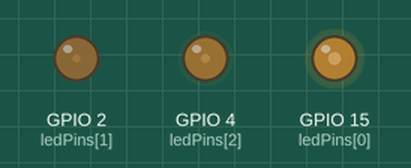
The sketch below on a simulated ESP32. Shown: output pins drawn as LEDs (lit = HIGH). Random numbers use the default seed unless the sketch sets one.

Above: at 0.1 s.
At 5.1 s:
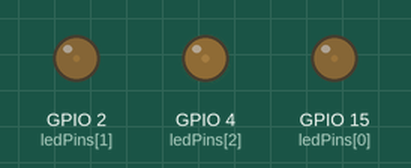
At 9.9 s:
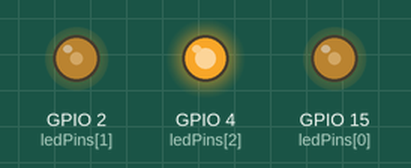
At 19.9 s:
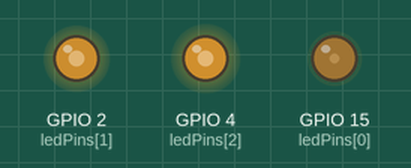
At 29.7 s:
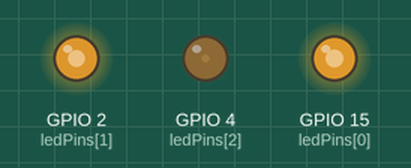
At 39.7 s:
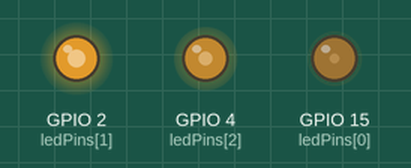
Timing chart, 0 to 40.0 s (numbered marks = the images above):
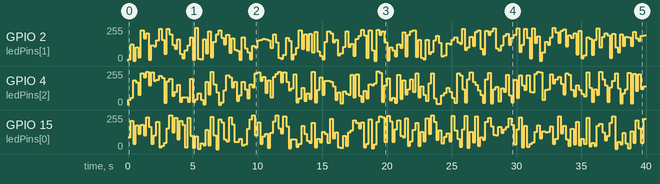

The sketch:

sketch_5_rgb_led.ino
```cpp
// 15 - R, 2 - G, 4 - B
const byte ledPins[] = { 15, 2, 4 };  //define red, green, blue led pins (were the negatives are connected)
const byte chns[] = { 0, 1, 2 };      //define the pwm channels
int red, green, blue;

void setup() {
  for (int i = 0; i < 3; i++) {  //setup the pwm channels,1KHz,8bit
    ledcSetup(chns[i], 1000, 8);
    ledcAttachPin(ledPins[i], chns[i]);
  }
}

void loop() {
  red = random(0, 256);
  green = random(0, 256);
  blue = random(0, 256);
  setColor(red, green, blue);
  delay(200);
}

void setColor(byte r, byte g, byte b) {
  ledcWrite(chns[0], 255 - r);  //Common anode LED, low level to turn on the led.
  ledcWrite(chns[1], 255 - g);
  ledcWrite(chns[2], 255 - b);
}
```

Measured:
- by itself, GPIO 2 (ledPins[1]): 0/255 → 14/255 at 0.00 s, → 125/255 0.20 s later, → 1/255 0.20 s later, → 103/255 0.20 s later, … (200 changes in this stretch)
- by itself, GPIO 4 (ledPins[2]): 0/255 → 38/255 at 0.00 s, → 55/255 0.20 s later, → 187/255 0.20 s later, → 169/255 0.20 s later, … (199 changes in this stretch)
